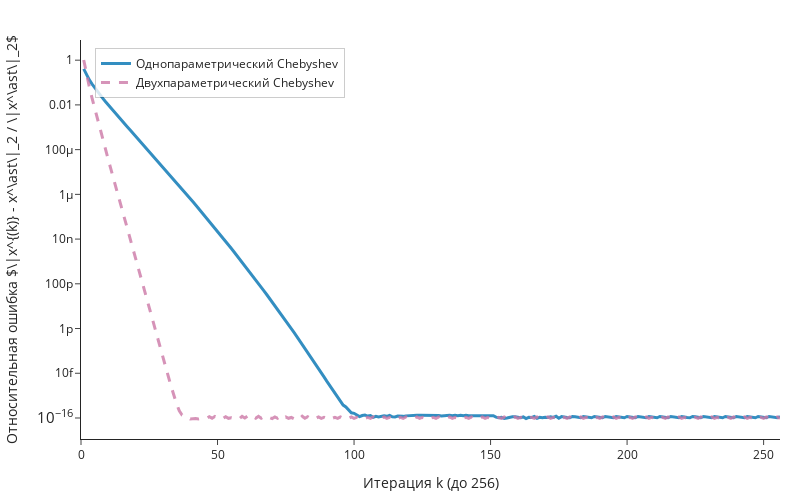

Notebook code for this chart:
### Code cell
import pandas as pd
import plotly.graph_objects as go

# Загружаем данные
one = pd.read_csv("one_step.csv")   # iter, rel_err
two = pd.read_csv("two_step.csv")

k_max = 256
one_sub = one[one["iter"] <= k_max]
two_sub = two[two["iter"] <= k_max]

# Создаём фигуру
fig = go.Figure()

# Однопараметрический Chebyshev
fig.add_trace(
    go.Scatter(
        x=one_sub["iter"],
        y=one_sub["rel_err"],
        mode="lines",
        name="Однопараметрический Chebyshev",
        line=dict(
            width=3,
            color="rgba(0, 114, 178, 0.8)"  # кастомный цвет + полупрозрачность
        )
    )
)

# Двухпараметрический Chebyshev
fig.add_trace(
    go.Scatter(
        x=two_sub["iter"],
        y=two_sub["rel_err"],
        mode="lines",
        name="Двухпараметрический Chebyshev",
        line=dict(
            width=3,
            dash="dash",
            color="rgba(204, 121, 167, 0.8)"  # другой цвет + полупрозрачность
        )
    )
)

# Логарифмическая шкала по Y
fig.update_yaxes(
    type="log",
    title_text=r"Относительная ошибка $\|x^{(k)} - x^\ast\|_2 / \|x^\ast\|_2$"
)

# Оформление оси X
fig.update_xaxes(
    title_text=f"Итерация k (до {k_max})",
    range=[0, k_max]  # немножко прижать к диапазону
)

# Общий стиль
fig.update_layout(
    template="simple_white",
    width=800,
    height=500,
    legend=dict(
        x=0.02, y=0.98,
        bgcolor="rgba(255,255,255,0.8)",
        bordercolor="rgba(0,0,0,0.2)",
        borderwidth=1
    ),
    margin=dict(l=60, r=20, t=40, b=60),
)

fig.show()

# Если нужно сохранить в PNG для LaTeX:
# (нужен пакет `kaleido`: pip install -U kaleido)
# fig.write_image("Shodimist_plotly.png", scale=2)

### Figure 1 — Plotly figure (JSON) as saved in the notebook; plotly's stock layout.template omitted (floating-point values rounded to 4 significant figures; data arrays with more than 128 entries replaced by an {"elided": "..."} marker saying what was removed)
{"data": [{"line": {"color": "rgba(0, 114, 178, 0.8)", "width": 3}, "mode": "lines", "name": "Однопараметрический Chebyshev", "type": "scatter", "x": {"elided": "256 int values"}, "y": {"elided": "256 float values"}}, {"line": {"color": "rgba(204, 121, 167, 0.8)", "dash": "dash", "width": 3}, "mode": "lines", "name": "Двухпараметрический Chebyshev", "type": "scatter", "x": {"elided": "256 int values"}, "y": {"elided": "256 float values"}}], "layout": {"height": 500, "legend": {"bgcolor": "rgba(255,255,255,0.8)", "bordercolor": "rgba(0,0,0,0.2)", "borderwidth": 1, "x": 0.02, "y": 0.98}, "margin": {"b": 60, "l": 60, "r": 20, "t": 40}, "width": 800, "xaxis": {"range": [0, 256], "title": {"text": "Итерация k (до 256)"}}, "yaxis": {"title": {"text": "Относительная ошибка $\\|x^{(k)} - x^\\ast\\|_2 / \\|x^\\ast\\|_2$"}, "type": "log"}}}
